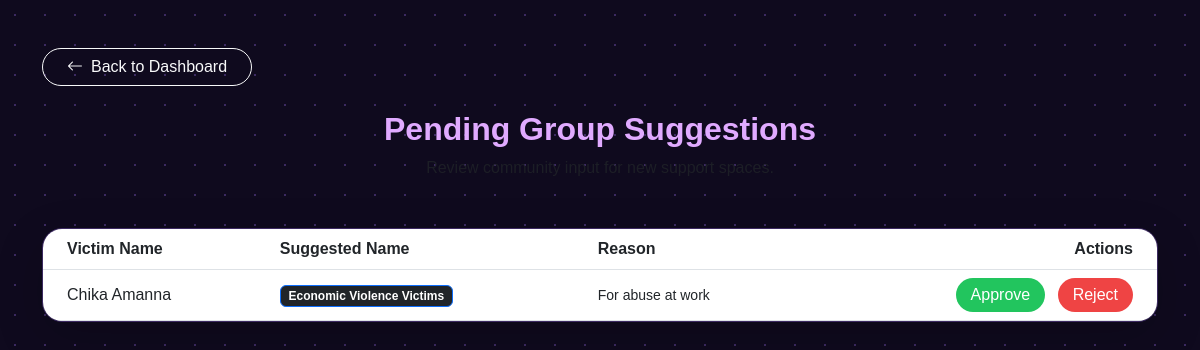
/admin/manage_requests.php (signed in), run on the app's committed database.
### tables this page shows
CREATE TABLE `group_requests` (
  `request_id` int(11) NOT NULL,
  `victim_id` int(11) NOT NULL,
  `suggested_name` varchar(255) NOT NULL,
  `reason_description` text DEFAULT NULL,
  `status` enum('pending','approved','rejected') DEFAULT 'pending',
  `created_at` timestamp NOT NULL DEFAULT current_timestamp()
);

CREATE TABLE `victim` (
  `victim_id` int(11) NOT NULL,
  `victim_name` varchar(100) NOT NULL,
  `victim_email` varchar(50) NOT NULL,
  `victim_pass` varchar(150) NOT NULL,
  `victim_country` varchar(30) NOT NULL,
  `victim_city` varchar(30) NOT NULL,
  `victim_contact` varchar(15) NOT NULL,
  `victim_image` varchar(100) DEFAULT NULL,
  `user_role` int(11) NOT NULL
);

### settings/db_class.php (called while the page is built, shortened)
<?php
if (!class_exists('db_conn')) {
    class db_conn
    {
        public $db = null;
        public function __construct() {
        try {
            $this->db = new PDO(
                "mysql:host=" . DB_SERVER . ";port=" . DB_PORT . ";dbname=" . DB_NAME,
                DB_USERNAME,
                DB_PASSWORD
            );
            $this->db->setAttribute(PDO::ATTR_ERRMODE, PDO::ERRMODE_EXCEPTION);
        } catch (PDOException $e) {
            die("DB Connection failed: " . $e->getMessage());
        }
        }
        function db_connect()
        {
            if ($this->db !== null) {
                return true;
            }
        }
    }
}
?>

### controllers/chat_controller.php (called while the page is built, shortened)
<?php
require_once '../classes/chat_class.php';
function get_pending_requests_ctr() {
    $chat = new Chat();
    return $chat->get_pending_requests();
}
?>

### classes/chat_class.php (called while the page is built, shortened)
<?php
require_once '../settings/db_class.php';
class Chat extends db_conn {
    public function get_pending_requests() {
        $sql = "SELECT r.*, v.victim_name
                FROM group_requests r
                JOIN victim v ON r.victim_id = v.victim_id
                WHERE r.status = 'pending'
                ORDER BY r.created_at DESC";
        $stmt = $this->db->prepare($sql);
        $stmt->execute();
        return $stmt->fetchAll(PDO::FETCH_ASSOC);
    }
}
?>

### admin/manage_requests.php (the view, shortened to what this page needs)
<?php
require_once '../controllers/chat_controller.php';
$requests = get_pending_requests_ctr();
?>
<!DOCTYPE html>
<html lang="en">
<head>
    <link href="https://cdn.jsdelivr.net/npm/bootstrap@5.3.0/dist/css/bootstrap.min.css" rel="stylesheet">
    <link href="https://cdn.jsdelivr.net/npm/bootstrap-icons@1.10.5/font/bootstrap-icons.css" rel="stylesheet">
</head>
<body>
    <div class="container mt-5">
        <a href="dashboard.php" class="btn btn-outline-light mb-4 rounded-pill px-4">
            <i class="bi bi-arrow-left me-2"></i>Back to Dashboard
        </a>
        <div class="text-center mb-5">
            <h2 class="fw-bold" style="color: #e0aaff;">Pending Group Suggestions</h2>
            <p class="text-muted">Review community input for new support spaces.</p>
        </div>
        <div class="request-table shadow-lg">
            <table class="table align-middle">
                <thead>
                    <tr class="text-purple">
                        <th class="ps-4">Victim Name</th>
                        <th>Suggested Name</th>
                        <th>Reason</th>
                        <th class="text-end pe-4">Actions</th>
                    </tr>
                </thead>
                <tbody>
                    <?php foreach ($requests as $req): ?>
                    <tr>
                        <td class="ps-4"><?= htmlspecialchars($req['victim_name']) ?></td>
                        <td><span class="badge bg-dark border border-primary"><?= htmlspecialchars($req['suggested_name']) ?></span></td>
                        <td class="small"><?= htmlspecialchars($req['reason_description']) ?></td>
                        <td class="text-end pe-4">
                            <button onclick="handleAction(<?= $req['request_id'] ?>, 'approve')" class="btn-approve me-2">Approve</button>
                            <button onclick="handleAction(<?= $req['request_id'] ?>, 'reject')" class="btn-reject">Reject</button>
                        </td>
                    </tr>
                    <?php endforeach; ?>
                </tbody>
            </table>
        </div>
    </div>
</body>
</html>

### admin/manage_requests.php (style rules this page uses)
body { background-color: #0f0a1e; background-image: radial-gradient(#3c2a61 1px, transparent 1px); background-size: 30px 30px; color: #ffffff; font-family: 'Poppins', sans-serif; }
.request-table { background: rgba(26, 16, 51, 0.9); backdrop-filter: blur(10px); border: 1px solid #3c2a61; border-radius: 20px; overflow: hidden; }
.table { color: #ffffff; margin-bottom: 0; }
.table thead { background: rgba(157, 78, 221, 0.2); }
.btn-approve { background: #22c55e; color: white; border-radius: 50px; border: none; padding: 5px 15px; }
.btn-reject { background: #ef4444; color: white; border-radius: 50px; border: none; padding: 5px 15px; }

### data on the page
group_requests: victim.victim_name "Chika Amanna", suggested_name "Economic Violence Victims", reason_description "For abuse at work"
